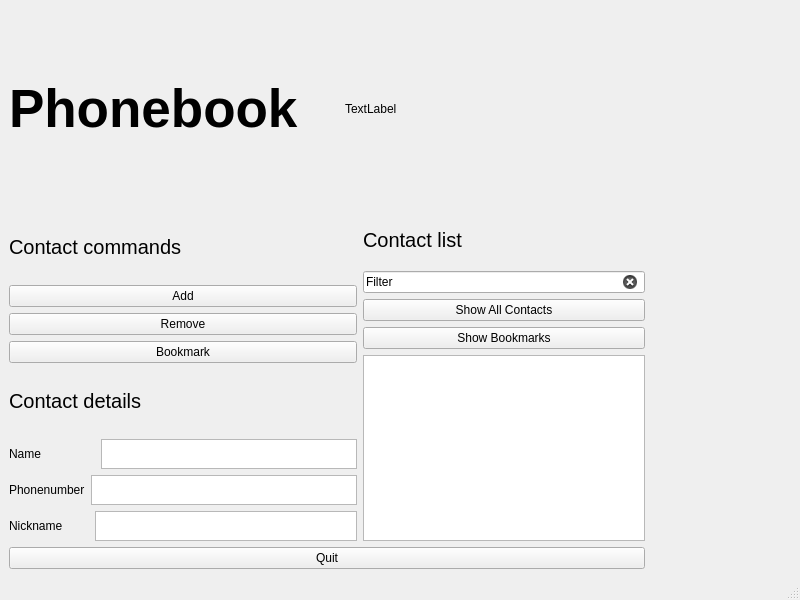
<?xml version="1.0" encoding="UTF-8"?>
<ui version="4.0">
 <class>Phonebook</class>
 <widget class="QMainWindow" name="Phonebook">
  <property name="geometry">
   <rect>
    <x>0</x>
    <y>0</y>
    <width>800</width>
    <height>600</height>
   </rect>
  </property>
  <property name="minimumSize">
   <size>
    <width>0</width>
    <height>100</height>
   </size>
  </property>
  <property name="windowTitle">
   <string>Phonebook</string>
  </property>
  <widget class="QWidget" name="centralwidget">
   <layout class="QFormLayout" name="formLayout">
    <item row="0" column="0">
     <layout class="QVBoxLayout" name="verticalLayout_2">
      <item>
       <layout class="QHBoxLayout" name="horizontalLayout_2">
        <item>
         <widget class="QLabel" name="label_header">
          <property name="font">
           <font>
            <pointsize>40</pointsize>
            <weight>75</weight>
            <bold>true</bold>
           </font>
          </property>
          <property name="text">
           <string>Phonebook</string>
          </property>
         </widget>
        </item>
        <item>
         <spacer name="horizontalSpacer_header">
          <property name="orientation">
           <enum>Qt::Horizontal</enum>
          </property>
          <property name="sizeHint" stdset="0">
           <size>
            <width>40</width>
            <height>20</height>
           </size>
          </property>
         </spacer>
        </item>
        <item>
         <widget class="QLabel" name="label_seame">
          <property name="minimumSize">
           <size>
            <width>300</width>
            <height>200</height>
           </size>
          </property>
          <property name="layoutDirection">
           <enum>Qt::RightToLeft</enum>
          </property>
          <property name="text">
           <string>TextLabel</string>
          </property>
         </widget>
        </item>
       </layout>
      </item>
      <item>
       <layout class="QHBoxLayout" name="horizontalLayout_5">
        <item>
         <layout class="QVBoxLayout" name="verticalLayout">
          <item>
           <widget class="QLabel" name="label_commands">
            <property name="minimumSize">
             <size>
              <width>0</width>
              <height>50</height>
             </size>
            </property>
            <property name="baseSize">
             <size>
              <width>0</width>
              <height>50</height>
             </size>
            </property>
            <property name="font">
             <font>
              <pointsize>15</pointsize>
             </font>
            </property>
            <property name="text">
             <string>Contact commands</string>
            </property>
           </widget>
          </item>
          <item>
           <widget class="QPushButton" name="pushButton_add">
            <property name="text">
             <string>Add</string>
            </property>
           </widget>
          </item>
          <item>
           <widget class="QPushButton" name="pushButton_remove">
            <property name="text">
             <string>Remove</string>
            </property>
           </widget>
          </item>
          <item>
           <widget class="QPushButton" name="pushButton_bookmark">
            <property name="text">
             <string>Bookmark</string>
            </property>
           </widget>
          </item>
          <item>
           <widget class="QLabel" name="label_details">
            <property name="minimumSize">
             <size>
              <width>0</width>
              <height>50</height>
             </size>
            </property>
            <property name="baseSize">
             <size>
              <width>0</width>
              <height>50</height>
             </size>
            </property>
            <property name="font">
             <font>
              <pointsize>15</pointsize>
             </font>
            </property>
            <property name="text">
             <string>Contact details</string>
            </property>
           </widget>
          </item>
          <item>
           <layout class="QHBoxLayout" name="horizontalLayout">
            <item>
             <widget class="QLabel" name="label_name">
              <property name="maximumSize">
               <size>
                <width>16777215</width>
                <height>30</height>
               </size>
              </property>
              <property name="text">
               <string>Name                </string>
              </property>
             </widget>
            </item>
            <item>
             <widget class="QTextBrowser" name="textBrowser_name">
              <property name="minimumSize">
               <size>
                <width>0</width>
                <height>25</height>
               </size>
              </property>
              <property name="maximumSize">
               <size>
                <width>16777215</width>
                <height>30</height>
               </size>
              </property>
              <property name="baseSize">
               <size>
                <width>0</width>
                <height>30</height>
               </size>
              </property>
             </widget>
            </item>
           </layout>
          </item>
          <item>
           <layout class="QHBoxLayout" name="horizontalLayout_3">
            <item>
             <widget class="QLabel" name="label_phonenumber">
              <property name="maximumSize">
               <size>
                <width>16777215</width>
                <height>30</height>
               </size>
              </property>
              <property name="text">
               <string>Phonenumber</string>
              </property>
             </widget>
            </item>
            <item>
             <widget class="QTextBrowser" name="textBrowser_phonenumber">
              <property name="minimumSize">
               <size>
                <width>0</width>
                <height>25</height>
               </size>
              </property>
              <property name="maximumSize">
               <size>
                <width>16777215</width>
                <height>30</height>
               </size>
              </property>
             </widget>
            </item>
           </layout>
          </item>
          <item>
           <layout class="QHBoxLayout" name="horizontalLayout_4">
            <item>
             <widget class="QLabel" name="label_nickname">
              <property name="maximumSize">
               <size>
                <width>16777215</width>
                <height>30</height>
               </size>
              </property>
              <property name="text">
               <string>Nickname        </string>
              </property>
             </widget>
            </item>
            <item>
             <widget class="QTextBrowser" name="textBrowser_nickname">
              <property name="minimumSize">
               <size>
                <width>0</width>
                <height>25</height>
               </size>
              </property>
              <property name="maximumSize">
               <size>
                <width>16777215</width>
                <height>30</height>
               </size>
              </property>
             </widget>
            </item>
           </layout>
          </item>
         </layout>
        </item>
        <item>
         <layout class="QVBoxLayout" name="verticalLayout_4">
          <item>
           <widget class="QLabel" name="label_contact_list">
            <property name="minimumSize">
             <size>
              <width>0</width>
              <height>50</height>
             </size>
            </property>
            <property name="baseSize">
             <size>
              <width>0</width>
              <height>50</height>
             </size>
            </property>
            <property name="font">
             <font>
              <pointsize>15</pointsize>
             </font>
            </property>
            <property name="text">
             <string>Contact list</string>
            </property>
           </widget>
          </item>
          <item>
           <widget class="QLineEdit" name="lineEdit_filter">
            <property name="autoFillBackground">
             <bool>false</bool>
            </property>
            <property name="inputMask">
             <string/>
            </property>
            <property name="text">
             <string>Filter</string>
            </property>
            <property name="echoMode">
             <enum>QLineEdit::Normal</enum>
            </property>
            <property name="clearButtonEnabled">
             <bool>true</bool>
            </property>
           </widget>
          </item>
          <item>
           <widget class="QPushButton" name="pushButton_allContacts">
            <property name="text">
             <string>Show All Contacts</string>
            </property>
           </widget>
          </item>
          <item>
           <widget class="QPushButton" name="pushButton_bookmarks">
            <property name="text">
             <string>Show Bookmarks</string>
            </property>
           </widget>
          </item>
          <item>
           <widget class="QListView" name="listView_contact">
            <property name="minimumSize">
             <size>
              <width>0</width>
              <height>150</height>
             </size>
            </property>
           </widget>
          </item>
         </layout>
        </item>
       </layout>
      </item>
      <item>
       <widget class="QPushButton" name="pushButton_quit">
        <property name="text">
         <string>Quit</string>
        </property>
       </widget>
      </item>
     </layout>
    </item>
   </layout>
  </widget>
  <widget class="QMenuBar" name="menubar">
   <property name="geometry">
    <rect>
     <x>0</x>
     <y>0</y>
     <width>800</width>
     <height>22</height>
    </rect>
   </property>
  </widget>
  <widget class="QStatusBar" name="statusbar"/>
 </widget>
 <resources/>
 <connections>
  <connection>
   <sender>pushButton_quit</sender>
   <signal>clicked()</signal>
   <receiver>Phonebook</receiver>
   <slot>close()</slot>
   <hints>
    <hint type="sourcelabel">
     <x>286</x>
     <y>554</y>
    </hint>
    <hint type="destinationlabel">
     <x>522</x>
     <y>560</y>
    </hint>
   </hints>
  </connection>
 </connections>
</ui>
